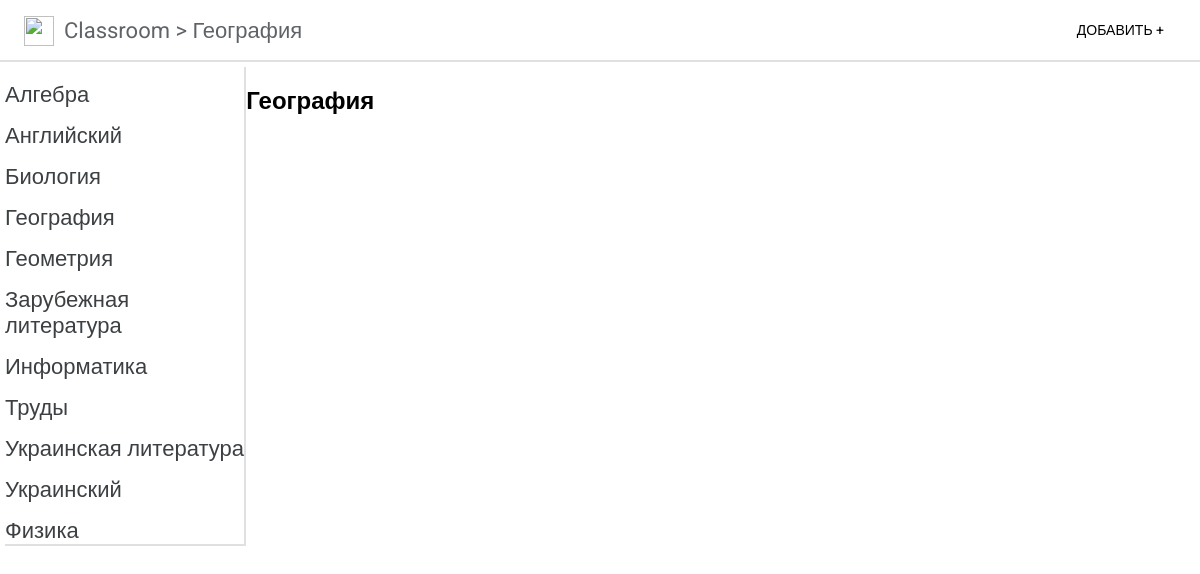
Screenshot of /classroom/11/ with the database file from the repository.
### classroom/models.py (models this page shows, shortened)
class Subject(models.Model):
    name = models.CharField(max_length=50, verbose_name="Название", db_index=True)
    class Meta:
        verbose_name="Предмет"
        verbose_name_plural="Предметы"
        ordering =  ['name']

### classroom/views.py (the view)
# urls.py: path('<int:subject_id>/', by_subject,name='by_subject'),
def by_subject(request, subject_id):
    posts = BoardMessage.objects.filter(subject=subject_id)
    subjects = Subject.objects.all()
    current_subject = Subject.objects.get(pk=subject_id)
    return render(request,'classroom/by_subject.html', locals() )

### classroom/templates/classroom/by_subject.html (shortened to what this page needs)
{% extends "layout/base.html" %}
{% block content %}
    <h2>{{ current_subject.name }}</h2>
{% endblock content %}

### classroom/templates/layout/base.html (shortened to what this page needs)
{% load static %}
<!DOCTYPE html>
<html lang="uk">
<head>
    <link rel ="stylesheet" href="{% static 'classroom/style.css' %}">
</head>
<body>
    <header class="header">
    <nav class="navbar">
        <a class="logo"href=" {% url 'index' %}">
            <img class="logo-img" src="https://www.gstatic.com/classroom/logo_square_rounded.svg" alt="">
            <span class="logo-text">Classroom >  {{ current_subject.name }}</span>
        </a>
        <a class="add-link"href="{% url 'add' %}">Добавить +</a>
    </nav>
    </header >
    <section class="menu">
    <div class="left-column">
    <div class="subject-list">
    {% for subject in subjects %}
    <a class="subject-item" href="{% url 'by_subject' subject.pk %}">{{ subject.name }}</a>
    {% endfor %}
    </div>
    </div>
    <div class="right-column">
        {% block content %}
        {% endblock content %}
    </div>
    </section>
</body>
</html>

### classroom/static/classroom/style.css (style rules this page uses)
body { font-family: "Google Sans",Roboto,Arial,sans-serif; font-weight: 400; width: 100%; margin: 0; bottom: 0; }
.header { height: 60px; border-bottom: 2px solid #e0e0e0; }
.logo { display: flex; position: absolute; text-decoration: none; top: 2%; left: 2%; }
.logo-img { width: 30px; height: 30px; }
.logo-text { padding-top: 2px; padding-left: 10px; color: #5f6368; font-size: 22px; }
.add-link { position: absolute; top: 2%; right: 3%; text-decoration: none; font-size: 14px; font-family: "Google Sans",Roboto,Arial,sans-serif; font-weight: 400; line-height: 1.75rem; text-transform: uppercase; color: #000; }
.left-column { display: flex; width: 300px; border-right: 2px solid #e0e0e0; border-bottom: 2px solid #e0e0e0; }
.subject-list { flex-direction: column; align-items:start ; display: flex; }
.subject-item { padding-top: 15px; font-size: 22px; text-decoration: none; color: #3c4043; }
.menu { display: flex; padding: 5px; }
.right-column { width: 100%; }

### rows the page displays
Subject: name "География"
Subject: name "Алгебра"
Subject: name "Английский"
Subject: name "Биология"
Subject: name "Геометрия"
Subject: name "Зарубежная литература"
Subject: name "Информатика"
Subject: name "Труды"
Subject: name "Украинская литература"
Subject: name "Украинский"
Subject: name "Физика"
